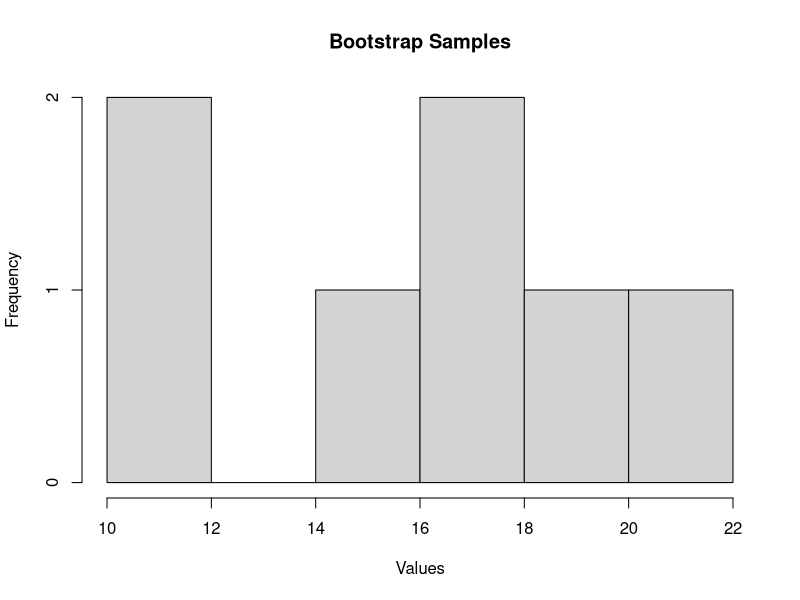
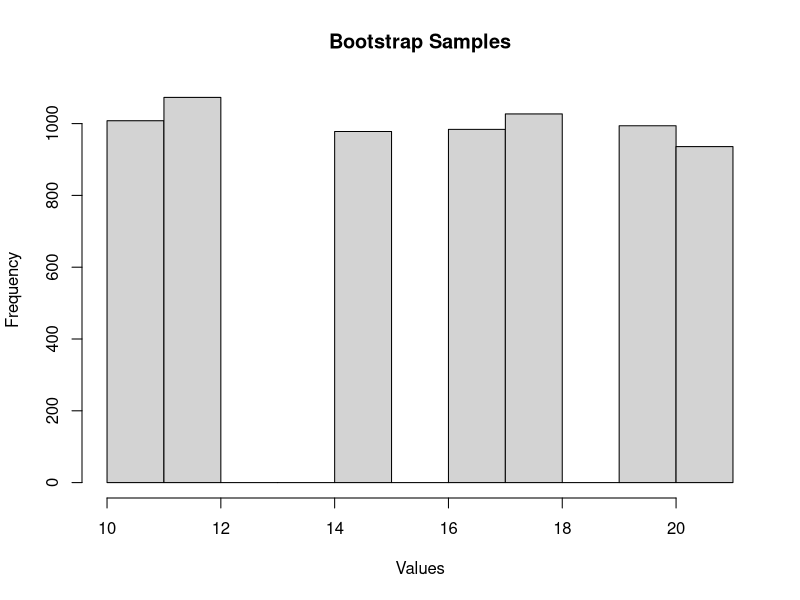

Recreate these plots in R, in order.
# Set the seed for reproducibility (optional)
set.seed(42)

# Define the original data set
original_data <- c(10, 12, 17, 18, 20, 21, 15)
hist(original_data, main = "Bootstrap Samples", xlab = "Values")
# Load the "boot" package
library(boot)

# Create a function to generate a bootstrap sample
generate_bootstrap_sample <- function(data, indices) {
  data[indices]
}

# Set the number of bootstrap samples
num_samples <- 1000

# Generate the bootstrap samples
bootstrap_samples <- boot(data = original_data, statistic = generate_bootstrap_sample, R = num_samples)

# Print the bootstrap samples
print(bootstrap_samples$t)

hist(bootstrap_samples$t, main = "Bootstrap Samples", xlab = "Values")


# Calculate the confidence interval for the mean
mean_ci <- boot::boot.ci(bootstrap_samples, type = "basic", conf = 0.95)$basic

# Print the confidence interval
print(mean_ci)
